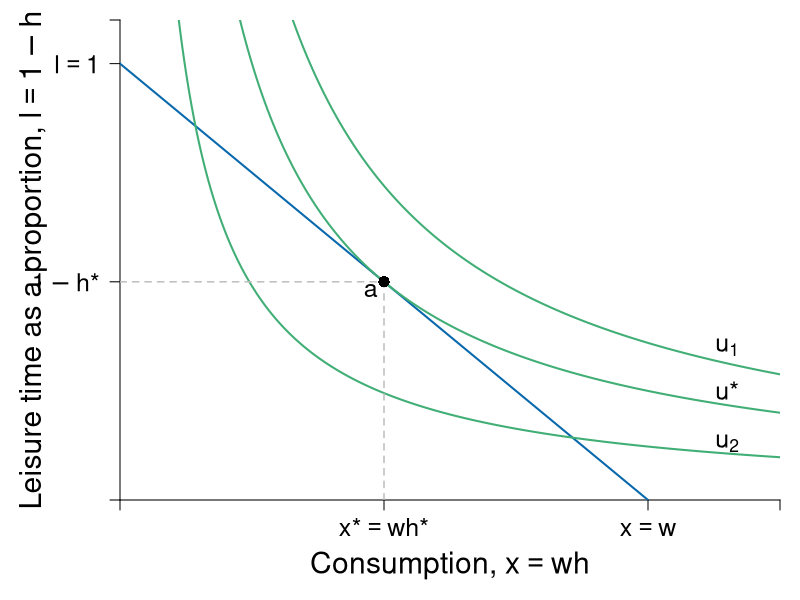

The R script that drew this image:
require(shape)
pdf(file = "indmarketdemand/demand_cd_indiff_veblen_initial.pdf", width = 9, height = 7)

#Set parameters for graphics
pointsize <- 1.8
axislabelsize <- 1.8
labelsize <- 1.5
namesize <- 1.8
annotatesize <- 1.5
graphlinewidth <- 2
segmentlinewidth <- 1.5

COL <- c("#7fc97f", "#beaed4", "#fdc086", "#ffff99", "#386cb0", "#f0027f", "#bf5b17", "#666666")
COLA <- c("#99d8c9","#66c2a4","#41ae76", "#238b45", "#005824")
COLB <- c("#4eb3d3", "#2b8cbe", "#0868ac","#084081")

#Edited the margins to cater for the larger LHS labels
par(mar =  c(5, 6, 1, 1))

uA <- function(x, y, alpha = 0.5) {
  x^(alpha)*y^(1 - alpha)
}

uA <- function(x, y, alpha = 0.5) {
  x^(alpha)*y^(1 - alpha)
}


bcA <- function(x, w = 1, h = 1) {
  h - w*x
}


xlims <- c(0, 5)
ylims <- c(0, 1.1)

npts <- 501 
x <- seq(xlims[1], xlims[2], length.out = npts)
y <- seq(ylims[1], ylims[2], length.out = npts) 
a <- c(0.7,1,1.2)

plot(0, 0, xlim = xlims, ylim = ylims, type = "n",
     xlab = expression(paste("")),
     ylab = expression(paste("")), 
     xaxt = "n", 
     yaxt = "n", 
     cex.lab = axislabelsize, 
     bty = "n",
     xaxs="i", 
     yaxs="i")

# ticksy <- seq(from = 0, to = ylims[2], by = 2)
# ylabels <- seq(from = 0, to = ylims[2], by = 2)
# ticksx <- seq(from = 0, to = xlims[2], by = 2)
# xlabels <- seq(from = 0, to = xlims[2], by = 2)
ticksy <- c(0, 0.5, 1, ylims[2])
ylabels <- c(NA, expression(paste(1 - h,"*")), expression(paste(l == 1)), NA)
ticksx <- c(0, 2,  4, xlims[2])
xlabels <- c(NA, expression(paste(x,"*" == w*h,"*")),  expression(paste(x == w)), NA)

axis(1, at = ticksx, pos = 0, labels = xlabels, cex.axis = labelsize)
axis(2, at = ticksy, pos = 0, labels = ylabels, las = 1, cex.axis = labelsize)

npts <- 500 
xx1 <- seq(xlims[1], xlims[2], length.out = npts)

lines(xx1, bcA(xx1, w = 0.25, h = 1), col = COLB[3], lwd = graphlinewidth)
#lines(xx1, indiffA1(xx1, uA = 20, rmax = 2.5, xmax = 10), col = COLB[4], lwd = graphlinewidth)


text(0.5*xlims[2], -0.15, expression(paste("Consumption, ", x == w*h)), xpd = TRUE, cex = axislabelsize) 
#mtext(expression(paste("Consumption, ", x == w*h)), side=1, line = 2.5, cex = axislabelsize)
text(-0.66, 0.5*ylims[2], expression(paste("Leisure time as a proportion, ", l == 1 - h)), xpd = TRUE, cex = axislabelsize, srt = 90) 


#Label the iso-welfare functions for the HG, Aisha
# text(4.6, 0.04, expression(u[1]^v))
# text(4.6, 0.13, expression(u[2]^v))
text(4.6, 0.25, expression(paste(u,"*")), cex = annotatesize)
text(4.6, 0.35, expression(paste(u[1])), cex = annotatesize)
text(4.6, 0.13, expression(paste(u[2])), cex = annotatesize)

contour(x, y, 
        outer(x, y, uA),
        drawlabels = FALSE,
        col = COLA[3],
        lwd = graphlinewidth,
        levels = a, 
        xaxs="i", 
        yaxs="i", 
        add = TRUE)

segments(0, 0.5, 2, 0.5, lty = 2, col = "gray" , lwd = segmentlinewidth)
segments(2, 0, 2, 0.5, lty = 2, col = "gray" , lwd = segmentlinewidth)
points(2, 0.5, pch = 16, col = "black", cex = 1.5)
text(1.9, 0.48, expression(a), cex = annotatesize)

text(10, 10, expression(paste("Budget constraint, ", bc[1])))
Arrows(10, 9.7, 10, 2.5, col = "black", lty = 1, lwd = 2, arr.type = "triangle", arr.lwd = 0.5)


dev.off()
